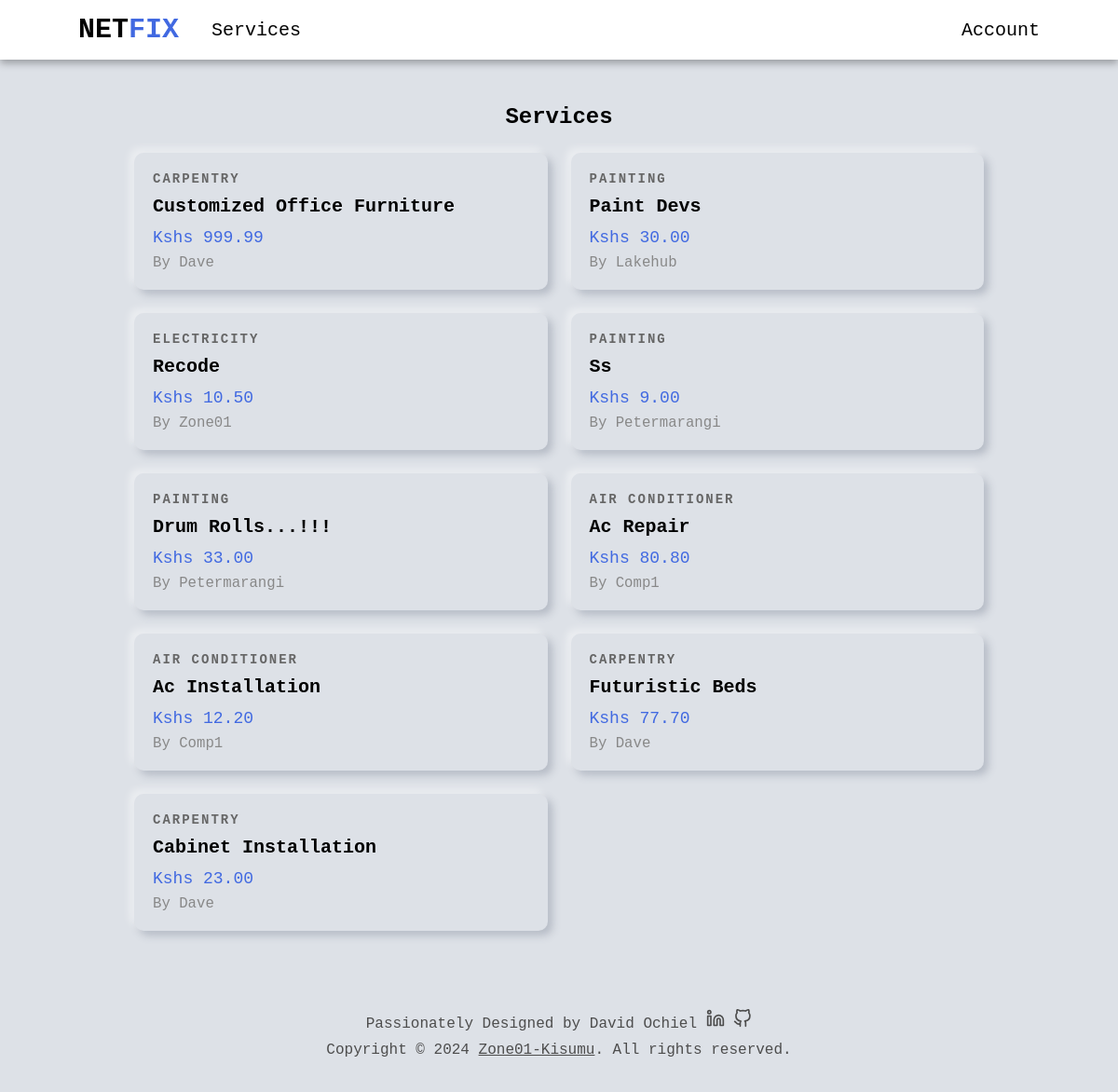
The page /services/ on the database as committed earlier.
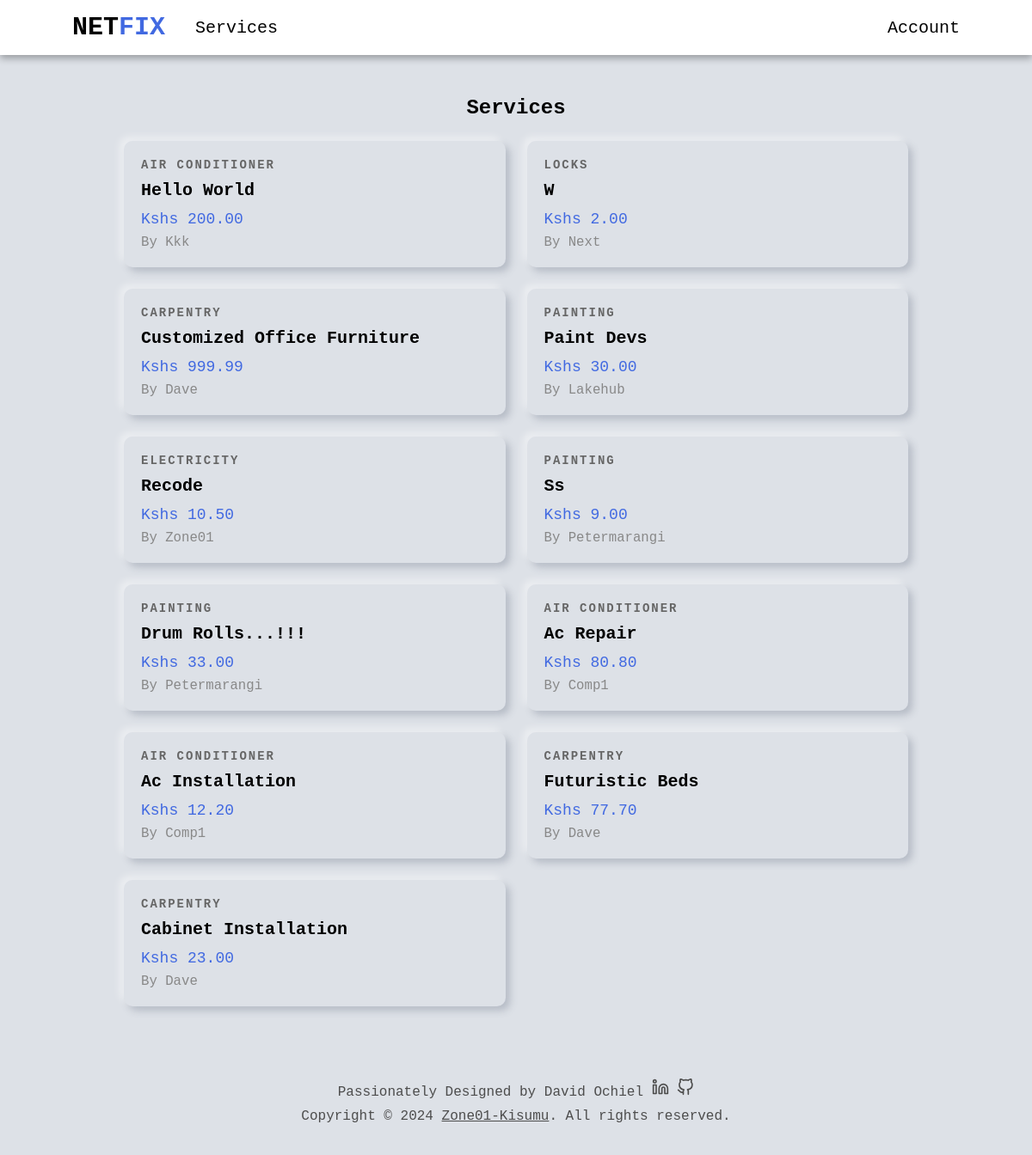
The same page on the database as committed later.
### services/models.py (models this page shows, shortened)
class Service(models.Model):
    company = models.ForeignKey(Company, default="", on_delete=models.CASCADE)
    name = models.CharField(max_length=40)
    description = models.TextField()
    price_hr = models.DecimalField(decimal_places=2, max_digits=5)
    choices = (
        ('Air Conditioner', 'Air Conditioner'),
        ('Carpentry', 'Carpentry'),
        ('Electricity', 'Electricity'),
        ('Gardening', 'Gardening'),
        ('Home Machines', 'Home Machines'),
        ('Housekeeping', 'Housekeeping'),
        ('Interior Design', 'Interior Design'),
        ('Locks', 'Locks'),
        ('Painting', 'Painting'),
        ('Plumbing', 'Plumbing'),
        ('Water Heaters', 'Water Heaters'),
    )
    field = models.CharField(max_length=30, blank=False, null=False, default="", choices=choices)
    date = models.DateTimeField(auto_now=True, null=False)
    id = models.UUIDField(default=uuid.uuid4, unique=True, primary_key=True, editable=False)

### users/models.py (models this page shows, shortened)
class Company(models.Model):
    user = models.OneToOneField(User, on_delete=models.CASCADE, primary_key=True)
    choices = (
        ('Air Conditioner', 'Air Conditioner'),
        ('All in One', 'All in One'),
        ('Carpentry', 'Carpentry'),
        ('Electricity', 'Electricity'),
        ('Gardening', 'Gardening'),
        ('Home Machines', 'Home Machines'),
        ('Housekeeping', 'Housekeeping'),
        ('Interior Design', 'Interior Design'),
        ('Locks', 'Locks'),
        ('Painting', 'Painting'),
        ('Plumbing', 'Plumbing'),
        ('Water Heaters', 'Water Heaters'),
    )
    field = models.CharField(max_length=30, blank=False, null=False, default="", choices=choices)
    class Meta:
        verbose_name = 'Company'
        verbose_name_plural = 'Companies'
    def __str__(self):
        return self.user.username

class User(AbstractUser):
    is_company = models.BooleanField(default=False)
    is_customer = models.BooleanField(default=False)
    email = models.EmailField(max_length=100, unique=True)
    username = models.CharField(max_length=100, unique=True)
    id = models.UUIDField(default=uuid.uuid4, unique=True, primary_key=True, editable=False) # override the default id field
    USERNAME_FIELD = 'email'
    REQUIRED_FIELDS = ['username']

### services/views.py (the view)
# urls.py: path("", v.service_list, name="service_list"),
def service_list(request):
    services = Service.objects.all().order_by("-date")
    context = {
        "services" : services
    }
    return render(request, 'services/services.html', context)

### services/templates/services/services.html (shortened to what this page needs)
{% extends 'main/base.html' %}
{% block content %}
<section class="non-hero-container">
    <div class="services-header">
        <h1>Services</h1>
    </div>
    {% if services %}
    <div class="services-grid">
        {% for service in services %}
        <a href="{% url 'index' service.id %}" class="service-card">
            <div class="card-content">
                <div class="service-category">{{ service.field }}</div>
                <h2 class="service-name">{{ service.name }}</h2>
                <div class="service-price">Kshs {{ service.price_hr }}</div>
                <div class="service-company">by {{service.company}}</div>
            </div>
        </a>
        {% endfor %}
    </div>
    {% else %}
    <div class="no-services">
        <p>Thanks for stopping by. We currently have no services to offer. Kindly check back soon.</p>
    </div>
    {% endif %}
</section>
{% endblock content %}

### main/templates/main/base.html (shortened to what this page needs)
<!DOCTYPE html>
{% load static %}
<html lang="en">
<head>
    <link rel="stylesheet" href="{% static 'css/style.css' %}" />
</head>
<body>
    {% include 'main/nav.html' %}
    <div class="body-wrapper">
        <div class="main-body">
            {% block content %}
            {% endblock content %}
        </div>
        {% include 'main/footer.html' %}
    </div>
</body>
</html>

### main/templates/main/nav.html (shortened to what this page needs)
<nav class="navbar">
    <div class="left-nav">
        <h1><a class="logo" href="{% url 'home' %}">NET<span>FIX</span></a></h1>
        <div class="services-dropdown">
            <a class="royal-hover" href="{% url 'service_list' %}">Services</a>
        </div>
    </div>
    <div class="account-dropdown">
        {% if request.user.is_authenticated %}
        <span class="royal-hover welcome-nav-text">Welcome {{user.first_name}}</span>
        {% else %}
        <span class="royal-hover">Account</span>
        {% endif %}
    </div>
</nav>

### main/templates/main/footer.html (shortened to what this page needs)
<footer id="footer">
    <div class="top">
        <p>Passionately Designed by David Ochiel
            <a href="https://www.linkedin.com/in/nguonodave/" class="royal-hover" target="_blank">
            </a>
            <a href="https://github.com/nguonodave" class="royal-hover" target="_blank">
            </a>
        </p>
    </div>
    <div class="copyright">
        <p>Copyright © <span id="year"></span> <a href="https://www.zone01kisumu.ke/" class="royal-hover"
                target="_blank">Zone01-Kisumu</a>. All rights reserved.</p>
    </div>
</footer>

### static/css/style.css (style rules this page uses)
* { margin: 0; padding: 0; box-sizing: border-box; font-family: 'Courier New', Courier, monospace; }
:root { --nav-height: 8vh; --default-back: #dde1e7; }
a { text-decoration: none; color: black; }
.navbar { background-color: white; display: flex; align-items: center; justify-content: space-between; text-align: center; position: fixed; width: 100%; height: var(--nav-height); font-size: 20px; padding: 0 7%; box-shadow: 0 4px 8px rgba(0, 0, 0, 0.3); top: 0; z-index: 100; }
.left-nav { display: flex; align-items: center; }
.left-nav h1 { margin-right: 35px; }
.logo span { color: royalblue; }
.account-dropdown, .services-dropdown { position: relative; display: inline-block; }
.account-dropdown span { cursor: pointer; }
.main-body { background: var(--default-back); flex: 1; }
.non-hero-container { padding: 3rem 12%; }
.services-grid { display: grid; grid-template-columns: repeat(auto-fill, minmax(300px, 1fr)); gap: 25px; }
.services-header { display: flex; align-items: center; justify-content: center; flex-direction: column; margin-bottom: 25px; text-transform: capitalize; }
.service-card { border-radius: 10px; box-shadow: -5px -5px 9px rgba(255,255,255,0.45), 5px 5px 9px rgba(94,104,121,0.3); transition: transform 0.3s; cursor: pointer; text-decoration: none; color: black; display: block; }
.card-content { padding: 20px; }
.service-category { font-size: 14px; font-weight: 800; color: #666; margin-bottom: 10px; text-transform: uppercase; letter-spacing: 2px; }
.service-name { font-size: 20px; text-transform: capitalize; font-weight: bold; margin-bottom: 12px; }
.service-price { font-size: 18px; color: royalblue; margin-bottom: 8px; }
.service-company { font-size: 98%; text-transform: capitalize; color: #888; }
.body-wrapper { display: flex; flex-direction: column; min-height: 92vh; margin-top: 8vh; }
footer { background-color: var(--default-back); width: 100%; padding: 3%; display: flex; justify-content: center; align-items: center; flex-direction: column; color: hsl(0, 0%, 30%); list-style: none; font-size: 1rem; text-align: center; }
footer a { color: hsl(0, 0%, 30%); }
footer .top { margin-bottom: 10px; }
svg { color: inherit; height: 20px; width: 20px; }
.copyright a { text-decoration: underline; }

Rows that differ between the two databases and show on the page:
added Service: field "AIR CONDITIONER", name "Hello World", price_hr "200.00", company "Kkk"
added Service: field "LOCKS", name "W", price_hr "2.00", company "Next"
